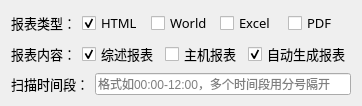
                 <widget class="QWidget" name="widget_5" native="true">
                  <layout class="QVBoxLayout" name="verticalLayout_8">
                   <item>
                    <layout class="QHBoxLayout" name="horizontalLayout_8">
                     <item>
                      <widget class="QLabel" name="Report_Type_Host_label">
                       <property name="font">
                        <font>
                         <family>微软雅黑</family>
                         <pointsize>10</pointsize>
                        </font>
                       </property>
                       <property name="text">
                        <string>报表类型：</string>
                       </property>
                      </widget>
                     </item>
                     <item>
                      <widget class="QCheckBox" name="HTML_Report_Host_checkBox">
                       <property name="font">
                        <font>
                         <family>微软雅黑</family>
                         <pointsize>10</pointsize>
                        </font>
                       </property>
                       <property name="text">
                        <string>HTML</string>
                       </property>
                       <property name="checkable">
                        <bool>true</bool>
                       </property>
                       <property name="checked">
                        <bool>true</bool>
                       </property>
                      </widget>
                     </item>
                     <item>
                      <widget class="QCheckBox" name="World_Report_Host_checkBox">
                       <property name="font">
                        <font>
                         <family>微软雅黑</family>
                         <pointsize>10</pointsize>
                        </font>
                       </property>
                       <property name="text">
                        <string>World</string>
                       </property>
                      </widget>
                     </item>
                     <item>
                      <widget class="QCheckBox" name="Excel_Report_Host_checkBox">
                       <property name="font">
                        <font>
                         <family>微软雅黑</family>
                         <pointsize>10</pointsize>
                        </font>
                       </property>
                       <property name="text">
                        <string>Excel</string>
                       </property>
                       <property name="checked">
                        <bool>false</bool>
                       </property>
                      </widget>
                     </item>
                     <item>
                      <widget class="QCheckBox" name="PDF_Report_Host_checkBox">
                       <property name="font">
                        <font>
                         <family>微软雅黑</family>
                         <pointsize>10</pointsize>
                        </font>
                       </property>
                       <property name="text">
                        <string>PDF</string>
                       </property>
                      </widget>
                     </item>
                    </layout>
                   </item>
                   <item>
                    <layout class="QHBoxLayout" name="horizontalLayout_9">
                     <item>
                      <widget class="QLabel" name="Report_Content_Host_label">
                       <property name="font">
                        <font>
                         <family>微软雅黑</family>
                         <pointsize>10</pointsize>
                        </font>
                       </property>
                       <property name="text">
                        <string>报表内容：</string>
                       </property>
                      </widget>
                     </item>
                     <item>
                      <widget class="QCheckBox" name="Summary_Report_Host_checkBox">
                       <property name="font">
                        <font>
                         <family>微软雅黑</family>
                         <pointsize>10</pointsize>
                        </font>
                       </property>
                       <property name="text">
                        <string>综述报表</string>
                       </property>
                       <property name="checkable">
                        <bool>true</bool>
                       </property>
                       <property name="checked">
                        <bool>true</bool>
                       </property>
                      </widget>
                     </item>
                     <item>
                      <widget class="QCheckBox" name="Host_Report_Host_checkBox">
                       <property name="font">
                        <font>
                         <family>微软雅黑</family>
                         <pointsize>10</pointsize>
                        </font>
                       </property>
                       <property name="text">
                        <string>主机报表</string>
                       </property>
                       <property name="checked">
                        <bool>false</bool>
                       </property>
                      </widget>
                     </item>
                     <item>
                      <widget class="QCheckBox" name="Auto_Report_Host_checkBox">
                       <property name="font">
                        <font>
                         <family>微软雅黑</family>
                         <pointsize>10</pointsize>
                        </font>
                       </property>
                       <property name="text">
                        <string>自动生成报表</string>
                       </property>
                       <property name="checked">
                        <bool>true</bool>
                       </property>
                      </widget>
                     </item>
                    </layout>
                   </item>
                   <item>
                    <layout class="QHBoxLayout" name="horizontalLayout_10" stretch="2,8">
                     <item>
                      <widget class="QLabel" name="Scan_Time_Host_label">
                       <property name="sizePolicy">
                        <sizepolicy hsizetype="Preferred" vsizetype="Preferred">
                         <horstretch>1</horstretch>
                         <verstretch>0</verstretch>
                        </sizepolicy>
                       </property>
                       <property name="font">
                        <font>
                         <family>微软雅黑</family>
                         <pointsize>10</pointsize>
                        </font>
                       </property>
                       <property name="text">
                        <string>扫描时间段：</string>
                       </property>
                      </widget>
                     </item>
                     <item>
                      <widget class="QLineEdit" name="Scan_Time_Host_lineEdit">
                       <property name="sizePolicy">
                        <sizepolicy hsizetype="Minimum" vsizetype="Fixed">
                         <horstretch>2</horstretch>
                         <verstretch>0</verstretch>
                        </sizepolicy>
                       </property>
                       <property name="text">
                        <string extracomment="1111"/>
                       </property>
                       <property name="placeholderText">
                        <string>格式如00:00-12:00，多个时间段用分号隔开</string>
                       </property>
                      </widget>
                     </item>
                    </layout>
                   </item>
                  </layout>
                 </widget>
